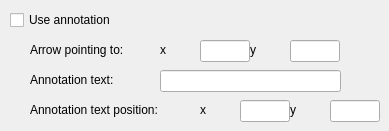
                <widget class="QWidget" name="page_16">
                 <widget class="QLabel" name="label_59">
                  <property name="geometry">
                   <rect>
                    <x>30</x>
                    <y>70</y>
                    <width>130</width>
                    <height>20</height>
                   </rect>
                  </property>
                  <property name="text">
                   <string>Annotation text:</string>
                  </property>
                 </widget>
                 <widget class="QLineEdit" name="plot1DAnnotation_LE">
                  <property name="geometry">
                   <rect>
                    <x>160</x>
                    <y>70</y>
                    <width>181</width>
                    <height>22</height>
                   </rect>
                  </property>
                 </widget>
                 <widget class="QLineEdit" name="plot1DAnnotationArrowX_LE">
                  <property name="geometry">
                   <rect>
                    <x>200</x>
                    <y>40</y>
                    <width>50</width>
                    <height>22</height>
                   </rect>
                  </property>
                 </widget>
                 <widget class="QLineEdit" name="plot1DAnnotationArrowY_LE">
                  <property name="geometry">
                   <rect>
                    <x>290</x>
                    <y>40</y>
                    <width>50</width>
                    <height>22</height>
                   </rect>
                  </property>
                 </widget>
                 <widget class="QLabel" name="label_60">
                  <property name="geometry">
                   <rect>
                    <x>30</x>
                    <y>40</y>
                    <width>130</width>
                    <height>20</height>
                   </rect>
                  </property>
                  <property name="text">
                   <string>Arrow pointing to:</string>
                  </property>
                 </widget>
                 <widget class="QLabel" name="label_61">
                  <property name="geometry">
                   <rect>
                    <x>160</x>
                    <y>40</y>
                    <width>40</width>
                    <height>20</height>
                   </rect>
                  </property>
                  <property name="text">
                   <string>x</string>
                  </property>
                 </widget>
                 <widget class="QLabel" name="label_62">
                  <property name="geometry">
                   <rect>
                    <x>250</x>
                    <y>40</y>
                    <width>40</width>
                    <height>20</height>
                   </rect>
                  </property>
                  <property name="text">
                   <string>y</string>
                  </property>
                 </widget>
                 <widget class="QLabel" name="label_63">
                  <property name="geometry">
                   <rect>
                    <x>30</x>
                    <y>100</y>
                    <width>170</width>
                    <height>20</height>
                   </rect>
                  </property>
                  <property name="text">
                   <string>Annotation text position:</string>
                  </property>
                 </widget>
                 <widget class="QLineEdit" name="lineEdit_3">
                  <property name="geometry">
                   <rect>
                    <x>240</x>
                    <y>100</y>
                    <width>50</width>
                    <height>22</height>
                   </rect>
                  </property>
                 </widget>
                 <widget class="QLabel" name="label_64">
                  <property name="geometry">
                   <rect>
                    <x>290</x>
                    <y>100</y>
                    <width>40</width>
                    <height>20</height>
                   </rect>
                  </property>
                  <property name="text">
                   <string>y</string>
                  </property>
                 </widget>
                 <widget class="QLabel" name="label_65">
                  <property name="geometry">
                   <rect>
                    <x>200</x>
                    <y>100</y>
                    <width>40</width>
                    <height>20</height>
                   </rect>
                  </property>
                  <property name="text">
                   <string>x</string>
                  </property>
                 </widget>
                 <widget class="QLineEdit" name="lineEdit_4">
                  <property name="geometry">
                   <rect>
                    <x>330</x>
                    <y>100</y>
                    <width>50</width>
                    <height>22</height>
                   </rect>
                  </property>
                 </widget>
                 <widget class="QCheckBox" name="checkBox">
                  <property name="geometry">
                   <rect>
                    <x>10</x>
                    <y>10</y>
                    <width>131</width>
                    <height>20</height>
                   </rect>
                  </property>
                  <property name="text">
                   <string>Use annotation</string>
                  </property>
                 </widget>
                </widget>
